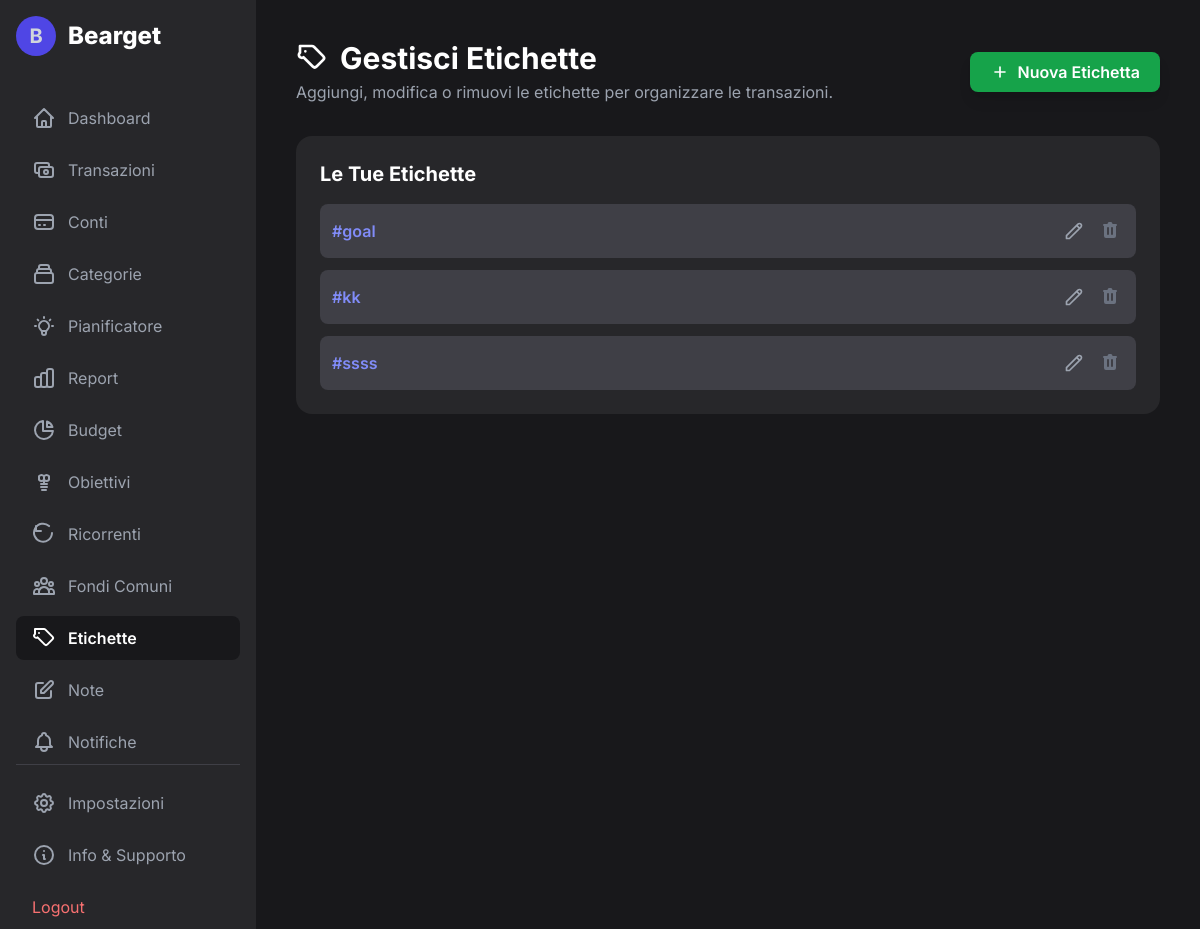
Screenshot of /tags.php (signed in) with the database file from the repository.
### tables this page shows
CREATE TABLE `tags` (
  `id` int(11) NOT NULL,
  `user_id` int(11) NOT NULL,
  `name` varchar(50) NOT NULL
);

### functions.php (called while the page is built, shortened)
<?php
function get_user_tags($conn, $user_id) {
    $tags = [];
    $sql = "SELECT id, name FROM tags WHERE user_id = ? ORDER BY name ASC";
    $stmt = $conn->prepare($sql);
    $stmt->bind_param('i', $user_id);
    $stmt->execute();
    $result = $stmt->get_result();
    while ($row = $result->fetch_assoc()) {
        $tags[] = $row;
    }
    return $tags;
}
?>

### tags.php (the view, shortened to what this page needs)
<?php
require_once 'db_connect.php';
require_once 'functions.php';
$user_id = $_SESSION["id"];
$user_tags = get_user_tags($conn, $user_id);
?>
<!DOCTYPE html>
<html lang="it">
<head>
    <script src="https://cdn.tailwindcss.com"></script>
    <link rel="stylesheet" href="theme.php">
</head>
<body class="text-gray-300">
    <div class="flex h-screen">
        <?php include 'sidebar.php'; ?>
        <main class="flex-1 p-6 lg:p-10 overflow-y-auto">
            <header class="flex flex-wrap justify-between items-center gap-4 mb-8">
                <div>
                    <h1 class="text-3xl font-bold text-white flex items-center gap-3">
                        <svg class="w-8 h-8" fill="none" stroke="currentColor" viewBox="0 0 24 24"><path stroke-linecap="round" stroke-linejoin="round" stroke-width="2" d="M7 7h.01M7 3h5c.512 0 1.024.195 1.414.586l7 7a2 2 0 010 2.828l-5 5a2 2 0 01-2.828 0l-7-7A2 2 0 013 8V3z"></path></svg>
                        Gestisci Etichette
                    </h1>
                    <p class="text-gray-400 mt-1">Aggiungi, modifica o rimuovi le etichette per organizzare le transazioni.</p>
                </div>
                 <button onclick="openModal('add-tag-modal')" class="bg-primary-600 hover:bg-primary-700 text-white font-semibold py-2 px-5 rounded-lg flex items-center transition-colors shadow-lg hover:shadow-primary-500/50">
                    <svg class="w-5 h-5 mr-2" fill="none" stroke="currentColor" viewBox="0 0 24 24"><path stroke-linecap="round" stroke-linejoin="round" stroke-width="2" d="M12 6v6m0 0v6m0-6h6m-6 0H6"></path></svg>
                    Nuova Etichetta
                </button>
            </header>
            <div class="bg-gray-800 rounded-2xl p-6">
                <h2 class="text-xl font-bold text-white mb-4">Le Tue Etichette</h2>
                <div id="tags-list-container" class="space-y-3">
                    <?php if (empty($user_tags)): ?>
                        <div id="empty-state-tags" class="text-center py-10">
                            <svg class="mx-auto h-12 w-12 text-gray-600" fill="none" stroke="currentColor" viewBox="0 0 24 24"><path stroke-linecap="round" stroke-linejoin="round" stroke-width="2" d="M7 7h.01M7 3h5c.512 0 1.024.195 1.414.586l7 7a2 2 0 010 2.828l-5 5a2 2 0 01-2.828 0l-7-7A2 2 0 013 8V3z"></path></svg>
                            <h3 class="mt-2 text-sm font-medium text-white">Nessuna etichetta creata</h3>
                            <p class="mt-1 text-sm text-gray-500">Inizia creando la tua prima etichetta per organizzare le spese.</p>
                        </div>
                    <?php else: ?>
                        <?php foreach($user_tags as $tag): ?>
                            <div class="flex items-center justify-between bg-gray-700 p-3 rounded-lg transition-shadow hover:shadow-lg" data-tag-id="<?php echo $tag['id']; ?>">
                                <span class="font-semibold text-indigo-400">#<?php echo htmlspecialchars($tag['name']); ?></span>
                                <div class="flex items-center space-x-2">
                                    <button onclick='openEditTagModal(<?php echo json_encode($tag); ?>)' title="Modifica Etichetta" class="p-1 text-gray-400 hover:text-blue-400">
                                        <svg class="w-5 h-5" fill="none" stroke="currentColor" viewBox="0 0 24 24"><path stroke-linecap="round" stroke-linejoin="round" stroke-width="2" d="M15.232 5.232l3.536 3.536m-2.036-5.036a2.5 2.5 0 113.536 3.536L6.5 21.036H3v-3.536L16.732 3.732z"></path></svg>
                                    </button>
                                    <form action="delete_tag.php" method="POST" class="delete-form">
                                        <button type="submit" title="Elimina Etichetta" class="p-1 text-gray-500 hover:text-red-400 transition-colors">
                                        </button>
                                    </form>
                                </div>
                            </div>
                        <?php endforeach; ?>
                    <?php endif; ?>
                </div>
            </div>
        </main>
    </div>
</body>
</html>

### tags.php (style rules this page uses)
body { font-family: 'Inter', sans-serif; background-color: var(--color-gray-900); }

### rows the page displays
tags: name "goal"
tags: name "kk"
tags: name "ssss"
